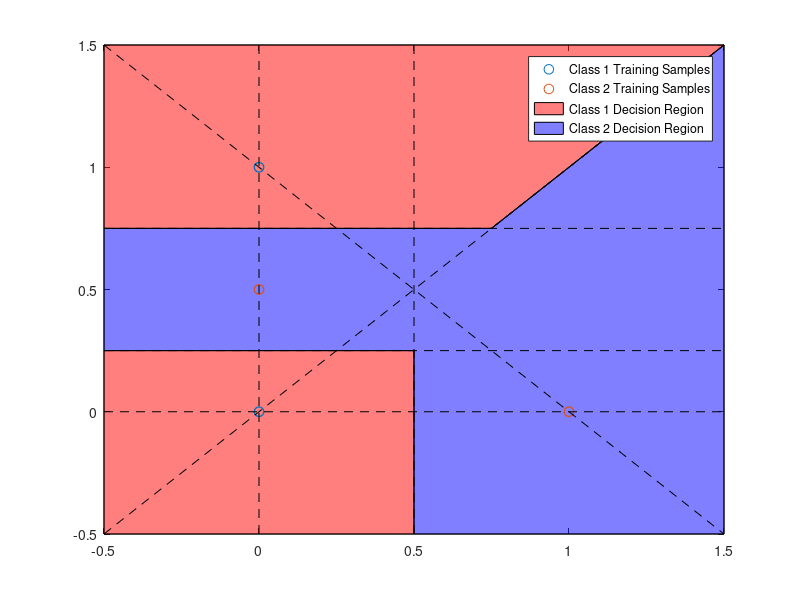

MATLAB code to generate this figure:
% Samples from class 1
X1 = [0 0; 0 1].';

% Samples from class 2
X2 = [1 0; 0 0.5].';

% Plot bounds
xrange = [-0.5 1.5];
yrange = [-0.5 1.5];

% Create new figure
figure(1)
clf;

% Color decision regions
hold on;
a1 = fill([xrange(1) xrange(1) 0.5 0.5],[yrange(1) 0.25 0.25 yrange(1)],...
    'r','FaceAlpha',0.5);
fill([xrange(1) 0.75 xrange(end) xrange(1)],...
    [0.75 0.75 yrange(end) yrange(end)], 'r','FaceAlpha',0.5);
a2 = fill([xrange(1) 0.5 0.5 xrange(end) xrange(end) 0.75 xrange(1)],...
    [0.25 0.25 yrange(1) yrange(1) yrange(end) 0.75 0.75],...
    'b','FaceAlpha',0.5);

% plot samples of class 1
s1 = scatter(X1(1,:),X1(2,:),50,'ko','LineWidth',1);

% plot samples of class 2
hold on;
s2 = scatter(X2(1,:),X2(2,:),50,'kx','LineWidth',1);

% plot lines between points
plot(xrange,zeros(1,2),'k--');
plot(zeros(1,2),yrange,'k--');
plot(xrange,flip(yrange),'k--')

% plot boundaries
plot([0.5 0.5],yrange,'k--');
plot(xrange,[0.25 0.25],'k--');
plot(xrange,xrange,'k--');
plot(xrange,[0.75 0.75],'k--');
box on;

% Set plot bounds
xlim(xrange);
ylim(yrange);

% Add legend
legend([s1,s2,a1,a2],'Class 1 Training Samples',...
    'Class 2 Training Samples','Class 1 Decision Region',...
    'Class 2 Decision Region')

